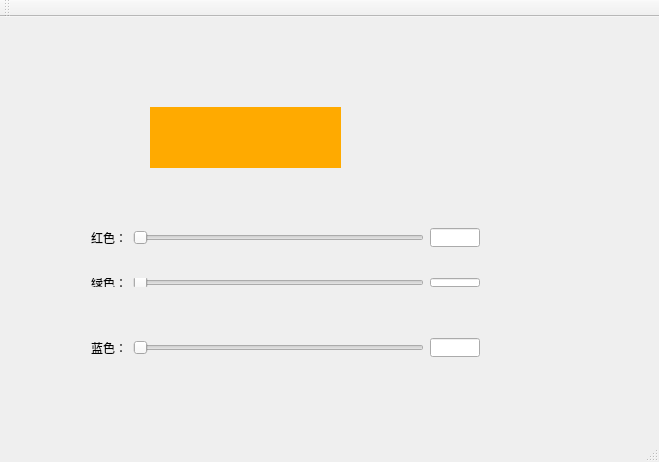
<?xml version="1.0" encoding="UTF-8"?>
<ui version="4.0">
 <class>MainWindow</class>
 <widget class="QMainWindow" name="MainWindow">
  <property name="geometry">
   <rect>
    <x>0</x>
    <y>0</y>
    <width>659</width>
    <height>462</height>
   </rect>
  </property>
  <property name="windowTitle">
   <string>MainWindow</string>
  </property>
  <widget class="QWidget" name="centralWidget">
   <widget class="QLabel" name="plletenLabel">
    <property name="geometry">
     <rect>
      <x>150</x>
      <y>90</y>
      <width>191</width>
      <height>61</height>
     </rect>
    </property>
    <property name="styleSheet">
     <string notr="true">background-color: rgb(255, 170, 0);</string>
    </property>
    <property name="text">
     <string/>
    </property>
   </widget>
   <widget class="QWidget" name="">
    <property name="geometry">
     <rect>
      <x>80</x>
      <y>200</y>
      <width>411</width>
      <height>41</height>
     </rect>
    </property>
    <layout class="QHBoxLayout" name="horizontalLayout">
     <item>
      <widget class="QLabel" name="label">
       <property name="text">
        <string>红色：</string>
       </property>
      </widget>
     </item>
     <item>
      <widget class="QSlider" name="redSlider">
       <property name="orientation">
        <enum>Qt::Horizontal</enum>
       </property>
      </widget>
     </item>
     <item>
      <widget class="QLineEdit" name="redEdit">
       <property name="sizePolicy">
        <sizepolicy hsizetype="Minimum" vsizetype="Fixed">
         <horstretch>0</horstretch>
         <verstretch>0</verstretch>
        </sizepolicy>
       </property>
       <property name="minimumSize">
        <size>
         <width>50</width>
         <height>0</height>
        </size>
       </property>
       <property name="maximumSize">
        <size>
         <width>50</width>
         <height>16777215</height>
        </size>
       </property>
      </widget>
     </item>
    </layout>
   </widget>
   <widget class="QWidget" name="">
    <property name="geometry">
     <rect>
      <x>80</x>
      <y>250</y>
      <width>411</width>
      <height>31</height>
     </rect>
    </property>
    <layout class="QHBoxLayout" name="horizontalLayout_2">
     <item>
      <widget class="QLabel" name="label_2">
       <property name="text">
        <string>绿色：</string>
       </property>
      </widget>
     </item>
     <item>
      <widget class="QSlider" name="greenSlider">
       <property name="orientation">
        <enum>Qt::Horizontal</enum>
       </property>
      </widget>
     </item>
     <item>
      <widget class="QLineEdit" name="greenEdit">
       <property name="maximumSize">
        <size>
         <width>50</width>
         <height>16777215</height>
        </size>
       </property>
      </widget>
     </item>
    </layout>
   </widget>
   <widget class="QWidget" name="">
    <property name="geometry">
     <rect>
      <x>80</x>
      <y>310</y>
      <width>411</width>
      <height>41</height>
     </rect>
    </property>
    <layout class="QHBoxLayout" name="horizontalLayout_3">
     <item>
      <widget class="QLabel" name="label_3">
       <property name="text">
        <string>蓝色：</string>
       </property>
      </widget>
     </item>
     <item>
      <widget class="QSlider" name="blueSlider">
       <property name="orientation">
        <enum>Qt::Horizontal</enum>
       </property>
      </widget>
     </item>
     <item>
      <widget class="QLineEdit" name="blueEdit">
       <property name="maximumSize">
        <size>
         <width>50</width>
         <height>16777215</height>
        </size>
       </property>
      </widget>
     </item>
    </layout>
   </widget>
  </widget>
  <widget class="QMenuBar" name="menuBar">
   <property name="geometry">
    <rect>
     <x>0</x>
     <y>0</y>
     <width>659</width>
     <height>23</height>
    </rect>
   </property>
  </widget>
  <widget class="QToolBar" name="mainToolBar">
   <attribute name="toolBarArea">
    <enum>TopToolBarArea</enum>
   </attribute>
   <attribute name="toolBarBreak">
    <bool>false</bool>
   </attribute>
  </widget>
  <widget class="QStatusBar" name="statusBar"/>
 </widget>
 <layoutdefault spacing="6" margin="11"/>
 <resources/>
 <connections/>
</ui>
